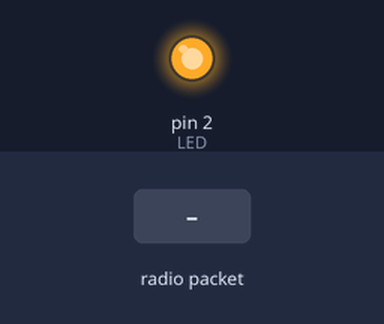
Bench run of a sketch on a simulated Arduino Uno, built with avr-gcc and run on an emulated ATmega328P. On the bench: output pins drawn as LEDs (lit = HIGH). Inputs (shaded band) come from the test bench. No radio packets arrive unless stated; pins used as bus, display or sensor lines are not drawn; what the sketch prints to the serial monitor is not drawn.

Above: at 1.3 s.
1.4 s: radio packet "1" arrives
At 2.6 s:
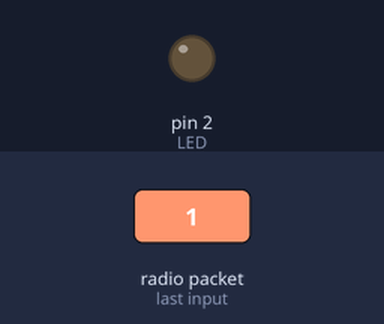
Timing chart, 0 to 4.4 s (numbered marks = the images above; inputs shaded):
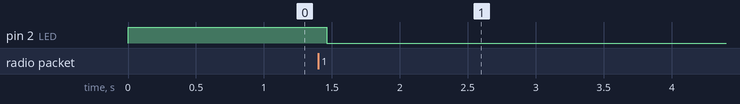

The sketch:

Recev_LoRa_ESP8266.ino
```cpp
// Arduino9x_RX
// -*- mode: C++ -*-
// Example sketch showing how to create a simple messaging client (receiver)
// with the RH_RF95 class. RH_RF95 class does not provide for addressing or
// reliability, so you should only use RH_RF95 if you do not need the higher
// level messaging abilities.
// It is designed to work with the other example Arduino9x_TX

/*--------------------------------------------------------------
  Program:      Comunication RMF96 LoRa & ESP8266 12E - Reception

  Description:  Example of LoRa Reception Communication with the RFM96 Modem with ESP8266 12E,
                set to 915.0 MHz

                Ejemplo de Comunicacion Recepcion LoRa con el Modem RFM96 con ESP8266 12E,
                ajustado a 915.0 MHz


  Hardware:     ESP8266 12E NodeMCU Lolin .
                Modem RFM96 - HopeRF electronics


  Software:     Arduino IDE v1.8.3

  Date:         7 Mar 2018

  Modified or Created:       PDAControl   http://pdacontroles.com   http://pdacontrolen.com

  Complete Tutorial English:            http://pdacontrolen.com/comunication-lora-esp8266-radio-rfm95-1/
  Tutorial Completo Español             http://pdacontroles.com/comunicacion-lora-esp8266-radio-rfm96-1/

  Based: RH_RF95.h library              https://github.com/PaulStoffregen/RadioHead/tree/master/examples
          Adafruit                      https://github.com/adafruit/RadioHead/tree/master/examples

         RH_RF95.h API                  http://www.airspayce.com/mikem/arduino/RadioHead/RH__RF95_8h_source.html

--------------------------------------------------------------*/

#include <SPI.h>
#include <RH_RF95.h>

#define RFM95_CS 15
#define RFM95_RST 16
#define RFM95_INT 5

#define RF95_FREQ 915.0

#define LED 2

RH_RF95 rf95(RFM95_CS, RFM95_INT);

// Singleton instance of the radio driver
//RH_RF95 rf95(RFM95_CS, RFM95_INT);

void setup()
{

 pinMode(LED, OUTPUT);
  digitalWrite(LED,HIGH);
  pinMode(RFM95_RST, OUTPUT);
  digitalWrite(RFM95_RST, HIGH);
  Serial.begin(9600);
  delay(100);

  Serial.println();

  Serial.println("Gateway Module starting…");

  digitalWrite(RFM95_RST, LOW);
  delay(10);
  digitalWrite(RFM95_RST, HIGH);
  delay(10);

  while (!rf95.init()) {

    Serial.println("LoRa radio init failed");

    while (1);

  }

  Serial.println("LoRa radio init OK!");

  if (!rf95.setFrequency(RF95_FREQ)) {

    Serial.println("setFrequency failed");

    while (1);

  }

  Serial.print("Set Freq to: ");

  Serial.println(RF95_FREQ);

     // The default transmitter power is 13dBm, using PA_BOOST.
    // If you are using RFM95 / 96/97/98 modules using the transmitter pin PA_BOOST, then
    // you can set transmission powers from 5 to 23 dBm:

    rf95.setTxPower(23, false);

}


void loop()
{
  if (rf95.available())
  {
    // Should be a message for us now
    uint8_t buf[RH_RF95_MAX_MESSAGE_LEN];
    uint8_t len = sizeof(buf);

    if (rf95.recv(buf, &len))
    {
      digitalWrite(LED, HIGH);
      RH_RF95::printBuffer("Received: ", buf, len);
      Serial.print("Got: ");
      Serial.println((char*)buf);
       Serial.print("RSSI: ");
      Serial.println(rf95.lastRssi(), DEC);

      // Send a reply
      uint8_t data[] = "And hello back to you";
      rf95.send(data, sizeof(data));
      rf95.waitPacketSent();
      Serial.println("Sent a reply");
      digitalWrite(LED, LOW);
    }
    else
    {
      Serial.println("Receive failed");
    }
  }
}
```

Measured:
- after the input at 1.4 s, pin 2 (LED): HIGH → LOW after 0.06 s
